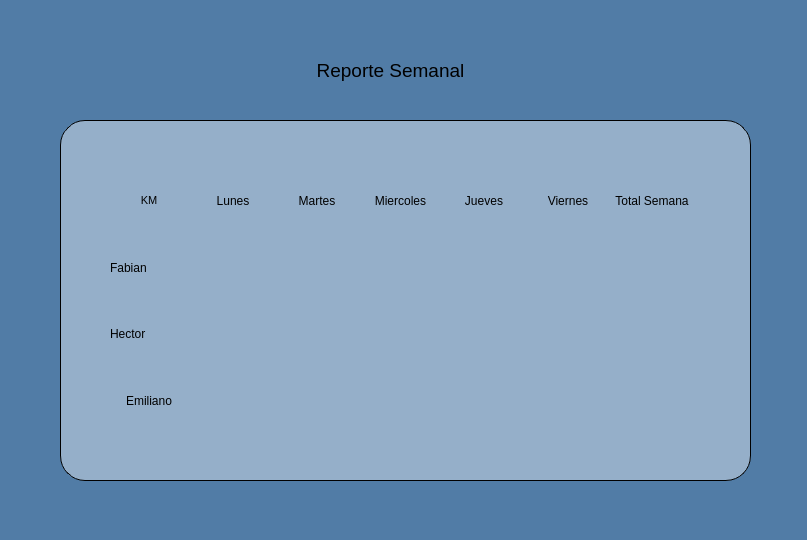
<?xml version="1.0" encoding="UTF-8"?>
<ui version="4.0">
 <class>Dialog</class>
 <widget class="QDialog" name="Dialog">
  <property name="geometry">
   <rect>
    <x>0</x>
    <y>0</y>
    <width>807</width>
    <height>540</height>
   </rect>
  </property>
  <property name="font">
   <font>
    <pointsize>14</pointsize>
   </font>
  </property>
  <property name="windowTitle">
   <string>Dialog</string>
  </property>
  <property name="styleSheet">
   <string notr="true">background-color: rgb(81, 124, 166);</string>
  </property>
  <widget class="QLabel" name="label_2">
   <property name="geometry">
    <rect>
     <x>260</x>
     <y>30</y>
     <width>261</width>
     <height>81</height>
    </rect>
   </property>
   <property name="styleSheet">
    <string notr="true">font: 20pt &quot;Yu Gothic UI&quot;;</string>
   </property>
   <property name="text">
    <string>Reporte Semanal</string>
   </property>
   <property name="alignment">
    <set>Qt::AlignCenter</set>
   </property>
  </widget>
  <widget class="QLabel" name="label_4">
   <property name="geometry">
    <rect>
     <x>60</x>
     <y>120</y>
     <width>691</width>
     <height>361</height>
    </rect>
   </property>
   <property name="styleSheet">
    <string notr="true">background-color: rgba(255, 255, 255, 100);
border: 1px solid black;
border-radius: 25px;
</string>
   </property>
   <property name="text">
    <string/>
   </property>
  </widget>
  <widget class="QFrame" name="frame">
   <property name="geometry">
    <rect>
     <x>110</x>
     <y>150</y>
     <width>601</width>
     <height>291</height>
    </rect>
   </property>
   <property name="minimumSize">
    <size>
     <width>601</width>
     <height>291</height>
    </size>
   </property>
   <property name="layoutDirection">
    <enum>Qt::LeftToRight</enum>
   </property>
   <property name="styleSheet">
    <string notr="true">background-color: rgba(255, 255, 255, 0);</string>
   </property>
   <property name="frameShape">
    <enum>QFrame::StyledPanel</enum>
   </property>
   <property name="frameShadow">
    <enum>QFrame::Raised</enum>
   </property>
   <widget class="QWidget" name="gridLayoutWidget">
    <property name="geometry">
     <rect>
      <x>0</x>
      <y>20</y>
      <width>581</width>
      <height>261</height>
     </rect>
    </property>
    <layout class="QGridLayout" name="gridLayout">
     <property name="sizeConstraint">
      <enum>QLayout::SetDefaultConstraint</enum>
     </property>
     <property name="leftMargin">
      <number>0</number>
     </property>
     <property name="topMargin">
      <number>0</number>
     </property>
     <property name="rightMargin">
      <number>0</number>
     </property>
     <item row="3" column="5">
      <widget class="QLabel" name="lbl_Hector5">
       <property name="styleSheet">
        <string notr="true">background-color: rgba(255, 255, 255, 0);
font: 9pt &quot;Verdana&quot;;</string>
       </property>
       <property name="text">
        <string/>
       </property>
       <property name="alignment">
        <set>Qt::AlignCenter</set>
       </property>
      </widget>
     </item>
     <item row="3" column="4">
      <widget class="QLabel" name="lbl_Hector4">
       <property name="styleSheet">
        <string notr="true">background-color: rgba(255, 255, 255, 0);
font: 9pt &quot;Verdana&quot;;</string>
       </property>
       <property name="text">
        <string/>
       </property>
       <property name="alignment">
        <set>Qt::AlignCenter</set>
       </property>
      </widget>
     </item>
     <item row="3" column="6">
      <widget class="QLabel" name="lbl_Hector6">
       <property name="styleSheet">
        <string notr="true">background-color: rgba(255, 255, 255, 0);
font: 9pt &quot;Verdana&quot;;</string>
       </property>
       <property name="text">
        <string/>
       </property>
       <property name="alignment">
        <set>Qt::AlignCenter</set>
       </property>
      </widget>
     </item>
     <item row="4" column="1">
      <widget class="QLabel" name="lbl_Emi1">
       <property name="styleSheet">
        <string notr="true">background-color: rgba(255, 255, 255, 0);
font: 9pt &quot;Verdana&quot;;</string>
       </property>
       <property name="text">
        <string/>
       </property>
       <property name="alignment">
        <set>Qt::AlignCenter</set>
       </property>
      </widget>
     </item>
     <item row="4" column="3">
      <widget class="QLabel" name="lbl_Emi3">
       <property name="styleSheet">
        <string notr="true">background-color: rgba(255, 255, 255, 0);
font: 9pt &quot;Verdana&quot;;</string>
       </property>
       <property name="text">
        <string/>
       </property>
       <property name="alignment">
        <set>Qt::AlignCenter</set>
       </property>
      </widget>
     </item>
     <item row="4" column="2">
      <widget class="QLabel" name="lbl_Emi2">
       <property name="styleSheet">
        <string notr="true">background-color: rgba(255, 255, 255, 0);
font: 9pt &quot;Verdana&quot;;</string>
       </property>
       <property name="text">
        <string/>
       </property>
       <property name="alignment">
        <set>Qt::AlignCenter</set>
       </property>
      </widget>
     </item>
     <item row="4" column="4">
      <widget class="QLabel" name="lbl_Emi4">
       <property name="styleSheet">
        <string notr="true">background-color: rgba(255, 255, 255, 0);
font: 9pt &quot;Verdana&quot;;</string>
       </property>
       <property name="text">
        <string/>
       </property>
       <property name="alignment">
        <set>Qt::AlignCenter</set>
       </property>
      </widget>
     </item>
     <item row="4" column="6">
      <widget class="QLabel" name="lbl_Emi6">
       <property name="styleSheet">
        <string notr="true">background-color: rgba(255, 255, 255, 0);
font: 9pt &quot;Verdana&quot;;</string>
       </property>
       <property name="text">
        <string/>
       </property>
       <property name="alignment">
        <set>Qt::AlignCenter</set>
       </property>
      </widget>
     </item>
     <item row="4" column="5">
      <widget class="QLabel" name="lbl_Emi5">
       <property name="styleSheet">
        <string notr="true">background-color: rgba(255, 255, 255, 0);
font: 9pt &quot;Verdana&quot;;</string>
       </property>
       <property name="text">
        <string/>
       </property>
       <property name="alignment">
        <set>Qt::AlignCenter</set>
       </property>
      </widget>
     </item>
     <item row="2" column="2">
      <widget class="QLabel" name="lbl_Fabian2">
       <property name="styleSheet">
        <string notr="true">background-color: rgba(255, 255, 255, 0);
font: 9pt &quot;Verdana&quot;;</string>
       </property>
       <property name="text">
        <string/>
       </property>
       <property name="alignment">
        <set>Qt::AlignCenter</set>
       </property>
      </widget>
     </item>
     <item row="2" column="1">
      <widget class="QLabel" name="lbl_Fabian1">
       <property name="styleSheet">
        <string notr="true">background-color: rgba(255, 255, 255, 0);
font: 9pt &quot;Verdana&quot;;</string>
       </property>
       <property name="text">
        <string/>
       </property>
       <property name="alignment">
        <set>Qt::AlignCenter</set>
       </property>
      </widget>
     </item>
     <item row="2" column="4">
      <widget class="QLabel" name="lbl_Fabian4">
       <property name="styleSheet">
        <string notr="true">background-color: rgba(255, 255, 255, 0);
font: 9pt &quot;Verdana&quot;;</string>
       </property>
       <property name="text">
        <string/>
       </property>
       <property name="alignment">
        <set>Qt::AlignCenter</set>
       </property>
      </widget>
     </item>
     <item row="3" column="2">
      <widget class="QLabel" name="lbl_Hector2">
       <property name="styleSheet">
        <string notr="true">background-color: rgba(255, 255, 255, 0);
font: 9pt &quot;Verdana&quot;;</string>
       </property>
       <property name="text">
        <string/>
       </property>
       <property name="alignment">
        <set>Qt::AlignCenter</set>
       </property>
      </widget>
     </item>
     <item row="2" column="6">
      <widget class="QLabel" name="lbl_Fabian6">
       <property name="styleSheet">
        <string notr="true">background-color: rgba(255, 255, 255, 0);
font: 9pt &quot;Verdana&quot;;</string>
       </property>
       <property name="text">
        <string/>
       </property>
       <property name="alignment">
        <set>Qt::AlignCenter</set>
       </property>
      </widget>
     </item>
     <item row="2" column="5">
      <widget class="QLabel" name="lbl_Fabian5">
       <property name="styleSheet">
        <string notr="true">background-color: rgba(255, 255, 255, 0);
font: 9pt &quot;Verdana&quot;;</string>
       </property>
       <property name="text">
        <string/>
       </property>
       <property name="alignment">
        <set>Qt::AlignCenter</set>
       </property>
      </widget>
     </item>
     <item row="3" column="3">
      <widget class="QLabel" name="lbl_Hector3">
       <property name="styleSheet">
        <string notr="true">background-color: rgba(255, 255, 255, 0);
font: 9pt &quot;Verdana&quot;;</string>
       </property>
       <property name="text">
        <string/>
       </property>
       <property name="alignment">
        <set>Qt::AlignCenter</set>
       </property>
      </widget>
     </item>
     <item row="2" column="3">
      <widget class="QLabel" name="lbl_Fabian3">
       <property name="styleSheet">
        <string notr="true">background-color: rgba(255, 255, 255, 0);
font: 9pt &quot;Verdana&quot;;</string>
       </property>
       <property name="text">
        <string/>
       </property>
       <property name="alignment">
        <set>Qt::AlignCenter</set>
       </property>
      </widget>
     </item>
     <item row="4" column="0">
      <widget class="QLabel" name="label_12">
       <property name="styleSheet">
        <string notr="true">background-color: rgba(255, 255, 255, 0);
font: 9pt &quot;Verdana&quot;;</string>
       </property>
       <property name="text">
        <string>Emiliano</string>
       </property>
       <property name="alignment">
        <set>Qt::AlignCenter</set>
       </property>
      </widget>
     </item>
     <item row="1" column="4">
      <widget class="QLabel" name="label_9">
       <property name="styleSheet">
        <string notr="true">background-color: rgba(255, 255, 255, 0);
font: 9pt &quot;Verdana&quot;;</string>
       </property>
       <property name="text">
        <string>Jueves</string>
       </property>
       <property name="alignment">
        <set>Qt::AlignCenter</set>
       </property>
      </widget>
     </item>
     <item row="1" column="3">
      <widget class="QLabel" name="label_8">
       <property name="styleSheet">
        <string notr="true">background-color: rgba(255, 255, 255, 0);
font: 9pt &quot;Verdana&quot;;</string>
       </property>
       <property name="text">
        <string>Miercoles</string>
       </property>
       <property name="alignment">
        <set>Qt::AlignCenter</set>
       </property>
      </widget>
     </item>
     <item row="1" column="2">
      <widget class="QLabel" name="label_7">
       <property name="styleSheet">
        <string notr="true">background-color: rgba(255, 255, 255, 0);
font: 9pt &quot;Verdana&quot;;</string>
       </property>
       <property name="text">
        <string>Martes</string>
       </property>
       <property name="alignment">
        <set>Qt::AlignCenter</set>
       </property>
      </widget>
     </item>
     <item row="1" column="5">
      <widget class="QLabel" name="label_10">
       <property name="styleSheet">
        <string notr="true">background-color: rgba(255, 255, 255, 0);
font: 9pt &quot;Verdana&quot;;</string>
       </property>
       <property name="text">
        <string>Viernes</string>
       </property>
       <property name="alignment">
        <set>Qt::AlignCenter</set>
       </property>
      </widget>
     </item>
     <item row="2" column="0">
      <widget class="QLabel" name="label_3">
       <property name="styleSheet">
        <string notr="true">background-color: rgba(255, 255, 255, 0);
font: 9pt &quot;Verdana&quot;;</string>
       </property>
       <property name="text">
        <string>Fabian</string>
       </property>
      </widget>
     </item>
     <item row="1" column="6">
      <widget class="QLabel" name="label_11">
       <property name="styleSheet">
        <string notr="true">background-color: rgba(255, 255, 255, 0);
font: 9pt &quot;Verdana&quot;;</string>
       </property>
       <property name="text">
        <string>Total Semana</string>
       </property>
       <property name="alignment">
        <set>Qt::AlignCenter</set>
       </property>
      </widget>
     </item>
     <item row="3" column="0">
      <widget class="QLabel" name="label_5">
       <property name="styleSheet">
        <string notr="true">background-color: rgba(255, 255, 255, 0);
font: 9pt &quot;Verdana&quot;;</string>
       </property>
       <property name="text">
        <string>Hector</string>
       </property>
      </widget>
     </item>
     <item row="1" column="1">
      <widget class="QLabel" name="label_6">
       <property name="styleSheet">
        <string notr="true">background-color: rgba(255, 255, 255, 0);
font: 9pt &quot;Verdana&quot;;</string>
       </property>
       <property name="text">
        <string>Lunes</string>
       </property>
       <property name="alignment">
        <set>Qt::AlignCenter</set>
       </property>
      </widget>
     </item>
     <item row="3" column="1">
      <widget class="QLabel" name="lbl_Hector1">
       <property name="styleSheet">
        <string notr="true">background-color: rgba(255, 255, 255, 0);
font: 9pt &quot;Verdana&quot;;</string>
       </property>
       <property name="text">
        <string/>
       </property>
       <property name="alignment">
        <set>Qt::AlignCenter</set>
       </property>
      </widget>
     </item>
     <item row="1" column="0">
      <widget class="QLabel" name="label_13">
       <property name="font">
        <font>
         <family>Yu Gothic UI</family>
         <pointsize>8</pointsize>
         <weight>50</weight>
         <italic>false</italic>
         <bold>false</bold>
        </font>
       </property>
       <property name="styleSheet">
        <string notr="true">background-color: rgba(255, 255, 255, 0);
font: 8pt &quot;Yu Gothic UI&quot;;</string>
       </property>
       <property name="text">
        <string>KM</string>
       </property>
       <property name="alignment">
        <set>Qt::AlignCenter</set>
       </property>
      </widget>
     </item>
    </layout>
   </widget>
  </widget>
  <zorder>label_4</zorder>
  <zorder>label_2</zorder>
  <zorder>frame</zorder>
 </widget>
 <resources/>
 <connections/>
</ui>
